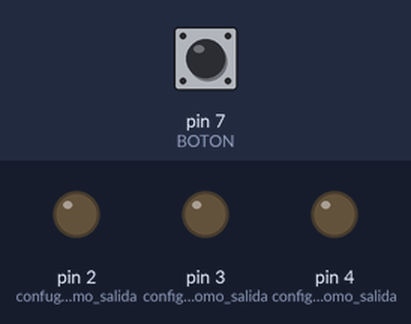
A sketch run on a simulated Arduino Uno, built with avr-gcc and run on an emulated ATmega328P. On the bench: output pins drawn as LEDs (lit = HIGH). The test bench sets the inputs (shaded band); at power-on: pin 7 (BOTON) LOW.

Above: at 1.2 s.
1.3 s: pin 7 (BOTON) pulled HIGH for 0.15 s
At 2.5 s:
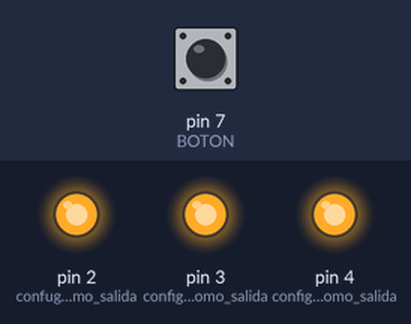
4.4 s: pin 7 (BOTON) pulled HIGH for 1 s
At 7.6 s:
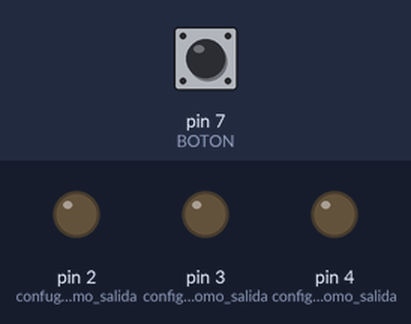
7.9 s: pin 7 (BOTON) pulled HIGH for 3.2 s
At 8.8 s:
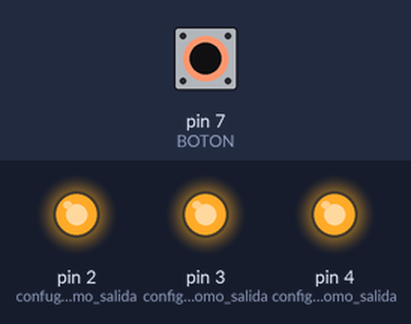
Timing chart, 0 to 13.4 s (numbered marks = the images above; inputs shaded):
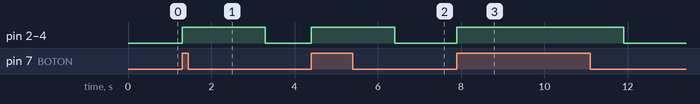

The sketch:

t5.ino
```cpp
int led1= 2;//declaramos valor entero en Pin 2
int led2= 3;//declaramos valor entero en Pin 3
int led3= 4;//declaramos valor entero  en Pin 4
const int BOTON=7;//declaramos constante entera en Pin 7
int val;//declaramos etiqueta como val

void setup(){
  pinMode(2, OUTPUT);//confuguramos como salida Pin 2
  pinMode(3, OUTPUT);//configuramos como salida Pin 3
  pinMode(4, OUTPUT);//configuramos como salida Pin 4
  pinMode(7, INPUT);//configuramos como entrada Pin 7
}

void loop() {
 val=digitalRead(BOTON);//lee BOTON y guarda su valor en val
 if(val==HIGH){//si val es igual a 1
 digitalWrite(2, HIGH);//enciende led 2
 digitalWrite(3, HIGH);//enciende led 3
 digitalWrite(4, HIGH);//enciende led 4
 delay(2000);//espera 2 seg
 }else{//si no
  digitalWrite(2, LOW);//apaga led 2
  digitalWrite(3, LOW);//apaga led 3
  digitalWrite(4, LOW);//apaga led 4
}
}
```

Measured:
- after the input at 1.3 s, pin 2 (confuguramos_como_salida), pin 3 (configuramos_como_salida), pin 4 (configuramos_como_salida): LOW → HIGH at once, → LOW 2.0 s later
- after the input at 4.4 s, pin 2 (confuguramos_como_salida), pin 3 (configuramos_como_salida), pin 4 (configuramos_como_salida): LOW → HIGH at once, → LOW 2.0 s later
- after the input at 7.9 s, pin 2 (confuguramos_como_salida), pin 3 (configuramos_como_salida), pin 4 (configuramos_como_salida): LOW → HIGH at once, → LOW 4.0 s later
